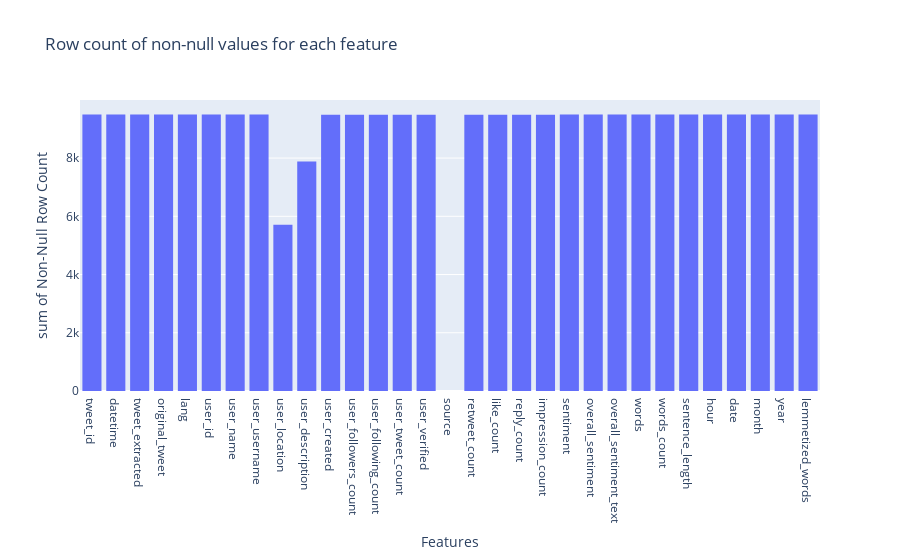
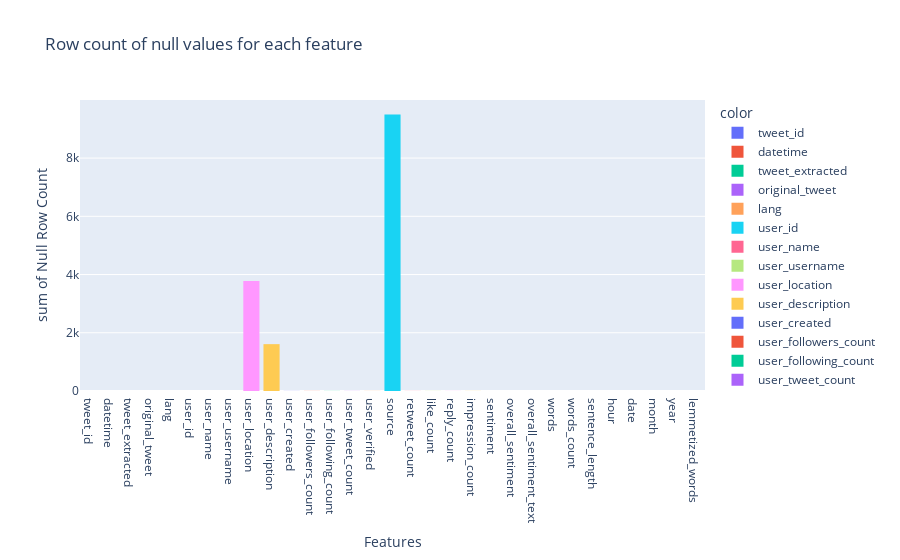
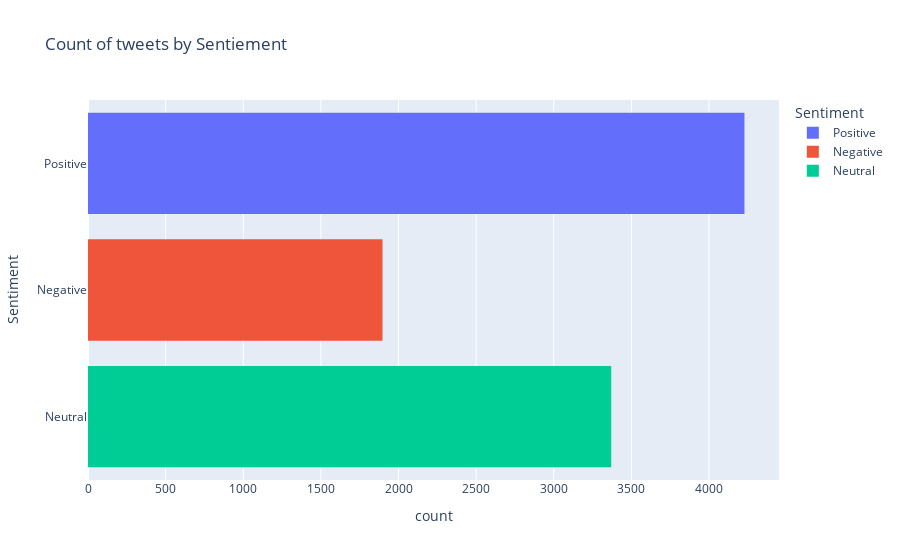

The notebook cell these images were saved under, in order:
### Code cell
# Row counts
features = data.columns
row_counts = [data[feat].count() for feat in features]
barplot = sns.barplot(x=features, y=row_counts)
plt.setp(barplot.get_xticklabels(), rotation=90)
barplot.set(xlabel='Features', ylabel='Non-Null Row Count', title='Row count of non-null values for each feature')
plt.show(barplot)

hist1 = px.histogram(x=features, y=row_counts, title='Row count of non-null values for each feature'
                     , labels={'x': 'Features', 'y': 'Non-Null Row Count'}
                     )
hist1.show()

count_na = [data[feat].isna().sum() for feat in features]
barplot2 = sns.barplot(x=features, y=count_na)
plt.setp(barplot2.get_xticklabels(), rotation=90)
barplot2.set(xlabel='Features', ylabel='Null Row Count', title='Row count of null values for each feature')
plt.show(barplot2)

hist2 = px.histogram(x=features, y=count_na, title='Row count of null values for each feature'
                     , labels={'x': 'Features', 'y': 'Null Row Count'}
                     , color=features
                     )
hist2.show()

barplot3 = sns.barplot(y=data['overall_sentiment_text'].unique(), x=data['overall_sentiment_text'].value_counts())
barplot3.set(ylabel='Sentiment', xlabel='Row Count', title='Count of tweets by Sentiement')
plt.show(barplot3)

hist3 = px.histogram(data_frame=data, y='overall_sentiment_text'
                     , title='Count of tweets by Sentiement'
                     , labels={'overall_sentiment_text': 'Sentiment'}
                     , color='overall_sentiment_text')
hist3.show()

### Figure 1 — Plotly figure (JSON) as saved in the notebook; plotly's stock layout.template omitted (floating-point values rounded to 4 significant figures)
{"data": [{"alignmentgroup": "True", "bingroup": "x", "histfunc": "sum", "hovertemplate": "Features=%{x}<br>sum of Non-Null Row Count=%{y}<extra></extra>", "legendgroup": "", "marker": {"color": "#636efa", "pattern": {"shape": ""}}, "name": "", "offsetgroup": "", "orientation": "v", "showlegend": false, "type": "histogram", "x": ["tweet_id", "datetime", "tweet_extracted", "original_tweet", "lang", "user_id", "user_name", "user_username", "user_location", "user_description", "user_created", "user_followers_count", "user_following_count", "user_tweet_count", "user_verified", "source", "retweet_count", "like_count", "reply_count", "impression_count", "sentiment", "overall_sentiment", "overall_sentiment_text", "words", "words_count", "sentence_length", "hour", "date", "month", "year", "lemmetized_words"], "xaxis": "x", "y": [9495, 9495, 9495, 9495, 9495, 9495, 9495, 9495, 5714, 7886, 9492, 9492, 9492, 9492, 9492, 0, 9492, 9492, 9492, 9492, 9495, 9495, 9495, 9495, 9495, 9495, 9495, 9495, 9495, 9495, 9495], "yaxis": "y"}], "layout": {"barmode": "relative", "legend": {"tracegroupgap": 0}, "title": {"text": "Row count of non-null values for each feature"}, "xaxis": {"anchor": "y", "domain": [0, 1], "title": {"text": "Features"}}, "yaxis": {"anchor": "x", "domain": [0, 1], "title": {"text": "sum of Non-Null Row Count"}}}}

### Figure 2 — Plotly figure (JSON) as saved in the notebook; plotly's stock layout.template omitted (floating-point values rounded to 4 significant figures)
{"data": [{"alignmentgroup": "True", "bingroup": "x", "histfunc": "sum", "hovertemplate": "color=tweet_id<br>Features=%{x}<br>sum of Null Row Count=%{y}<extra></extra>", "legendgroup": "tweet_id", "marker": {"color": "#636efa", "pattern": {"shape": ""}}, "name": "tweet_id", "offsetgroup": "tweet_id", "orientation": "v", "showlegend": true, "type": "histogram", "x": ["tweet_id"], "xaxis": "x", "y": [0], "yaxis": "y"}, {"alignmentgroup": "True", "bingroup": "x", "histfunc": "sum", "hovertemplate": "color=datetime<br>Features=%{x}<br>sum of Null Row Count=%{y}<extra></extra>", "legendgroup": "datetime", "marker": {"color": "#EF553B", "pattern": {"shape": ""}}, "name": "datetime", "offsetgroup": "datetime", "orientation": "v", "showlegend": true, "type": "histogram", "x": ["datetime"], "xaxis": "x", "y": [0], "yaxis": "y"}, {"alignmentgroup": "True", "bingroup": "x", "histfunc": "sum", "hovertemplate": "color=tweet_extracted<br>Features=%{x}<br>sum of Null Row Count=%{y}<extra></extra>", "legendgroup": "tweet_extracted", "marker": {"color": "#00cc96", "pattern": {"shape": ""}}, "name": "tweet_extracted", "offsetgroup": "tweet_extracted", "orientation": "v", "showlegend": true, "type": "histogram", "x": ["tweet_extracted"], "xaxis": "x", "y": [0], "yaxis": "y"}, {"alignmentgroup": "True", "bingroup": "x", "histfunc": "sum", "hovertemplate": "color=original_tweet<br>Features=%{x}<br>sum of Null Row Count=%{y}<extra></extra>", "legendgroup": "original_tweet", "marker": {"color": "#ab63fa", "pattern": {"shape": ""}}, "name": "original_tweet", "offsetgroup": "original_tweet", "orientation": "v", "showlegend": true, "type": "histogram", "x": ["original_tweet"], "xaxis": "x", "y": [0], "yaxis": "y"}, {"alignmentgroup": "True", "bingroup": "x", "histfunc": "sum", "hovertemplate": "color=lang<br>Features=%{x}<br>sum of Null Row Count=%{y}<extra></extra>", "legendgroup": "lang", "marker": {"color": "#FFA15A", "pattern": {"shape": ""}}, "name": "lang", "offsetgroup": "lang", "orientation": "v", "showlegend": true, "type": "histogram", "x": ["lang"], "xaxis": "x", "y": [0], "yaxis": "y"}, {"alignmentgroup": "True", "bingroup": "x", "histfunc": "sum", "hovertemplate": "color=user_id<br>Features=%{x}<br>sum of Null Row Count=%{y}<extra></extra>", "legendgroup": "user_id", "marker": {"color": "#19d3f3", "pattern": {"shape": ""}}, "name": "user_id", "offsetgroup": "user_id", "orientation": "v", "showlegend": true, "type": "histogram", "x": ["user_id"], "xaxis": "x", "y": [0], "yaxis": "y"}, {"alignmentgroup": "True", "bingroup": "x", "histfunc": "sum", "hovertemplate": "color=user_name<br>Features=%{x}<br>sum of Null Row Count=%{y}<extra></extra>", "legendgroup": "user_name", "marker": {"color": "#FF6692", "pattern": {"shape": ""}}, "name": "user_name", "offsetgroup": "user_name", "orientation": "v", "showlegend": true, "type": "histogram", "x": ["user_name"], "xaxis": "x", "y": [0], "yaxis": "y"}, {"alignmentgroup": "True", "bingroup": "x", "histfunc": "sum", "hovertemplate": "color=user_username<br>Features=%{x}<br>sum of Null Row Count=%{y}<extra></extra>", "legendgroup": "user_username", "marker": {"color": "#B6E880", "pattern": {"shape": ""}}, "name": "user_username", "offsetgroup": "user_username", "orientation": "v", "showlegend": true, "type": "histogram", "x": ["user_username"], "xaxis": "x", "y": [0], "yaxis": "y"}, {"alignmentgroup": "True", "bingroup": "x", "histfunc": "sum", "hovertemplate": "color=user_location<br>Features=%{x}<br>sum of Null Row Count=%{y}<extra></extra>", "legendgroup": "user_location", "marker": {"color": "#FF97FF", "pattern": {"shape": ""}}, "name": "user_location", "offsetgroup": "user_location", "orientation": "v", "showlegend": true, "type": "histogram", "x": ["user_location"], "xaxis": "x", "y": [3781], "yaxis": "y"}, {"alignmentgroup": "True", "bingroup": "x", "histfunc": "sum", "hovertemplate": "color=user_description<br>Features=%{x}<br>sum of Null Row Count=%{y}<extra></extra>", "legendgroup": "user_description", "marker": {"color": "#FECB52", "pattern": {"shape": ""}}, "name": "user_description", "offsetgroup": "user_description", "orientation": "v", "showlegend": true, "type": "histogram", "x": ["user_description"], "xaxis": "x", "y": [1609], "yaxis": "y"}, {"alignmentgroup": "True", "bingroup": "x", "histfunc": "sum", "hovertemplate": "color=user_created<br>Features=%{x}<br>sum of Null Row Count=%{y}<extra></extra>", "legendgroup": "user_created", "marker": {"color": "#636efa", "pattern": {"shape": ""}}, "name": "user_created", "offsetgroup": "user_created", "orientation": "v", "showlegend": true, "type": "histogram", "x": ["user_created"], "xaxis": "x", "y": [3], "yaxis": "y"}, {"alignmentgroup": "True", "bingroup": "x", "histfunc": "sum", "hovertemplate": "color=user_followers_count<br>Features=%{x}<br>sum of Null Row Count=%{y}<extra></extra>", "legendgroup": "user_followers_count", "marker": {"color": "#EF553B", "pattern": {"shape": ""}}, "name": "user_followers_count", "offsetgroup": "user_followers_count", "orientation": "v", "showlegend": true, "type": "histogram", "x": ["user_followers_count"], "xaxis": "x", "y": [3], "yaxis": "y"}, {"alignmentgroup": "True", "bingroup": "x", "histfunc": "sum", "hovertemplate": "color=user_following_count<br>Features=%{x}<br>sum of Null Row Count=%{y}<extra></extra>", "legendgroup": "user_following_count", "marker": {"color": "#00cc96", "pattern": {"shape": ""}}, "name": "user_following_count", "offsetgroup": "user_following_count", "orientation": "v", "showlegend": true, "type": "histogram", "x": ["user_following_count"], "xaxis": "x", "y": [3], "yaxis": "y"}, {"alignmentgroup": "True", "bingroup": "x", "histfunc": "sum", "hovertemplate": "color=user_tweet_count<br>Features=%{x}<br>sum of Null Row Count=%{y}<extra></extra>", "legendgroup": "user_tweet_count", "marker": {"color": "#ab63fa", "pattern": {"shape": ""}}, "name": "user_tweet_count", "offsetgroup": "user_tweet_count", "orientation": "v", "showlegend": true, "type": "histogram", "x": ["user_tweet_count"], "xaxis": "x", "y": [3], "yaxis": "y"}, {"alignmentgroup": "True", "bingroup": "x", "histfunc": "sum", "hovertemplate": "color=user_verified<br>Features=%{x}<br>sum of Null Row Count=%{y}<extra></extra>", "legendgroup": "user_verified", "marker": {"color": "#FFA15A", "pattern": {"shape": ""}}, "name": "user_verified", "offsetgroup": "user_verified", "orientation": "v", "showlegend": true, "type": "histogram", "x": ["user_verified"], "xaxis": "x", "y": [3], "yaxis": "y"}, {"alignmentgroup": "True", "bingroup": "x", "histfunc": "sum", "hovertemplate": "color=source<br>Features=%{x}<br>sum of Null Row Count=%{y}<extra></extra>", "legendgroup": "source", "marker": {"color": "#19d3f3", "pattern": {"shape": ""}}, "name": "source", "offsetgroup": "source", "orientation": "v", "showlegend": true, "type": "histogram", "x": ["source"], "xaxis": "x", "y": [9495], "yaxis": "y"}, {"alignmentgroup": "True", "bingroup": "x", "histfunc": "sum", "hovertemplate": "color=retweet_count<br>Features=%{x}<br>sum of Null Row Count=%{y}<extra></extra>", "legendgroup": "retweet_count", "marker": {"color": "#FF6692", "pattern": {"shape": ""}}, "name": "retweet_count", "offsetgroup": "retweet_count", "orientation": "v", "showlegend": true, "type": "histogram", "x": ["retweet_count"], "xaxis": "x", "y": [3], "yaxis": "y"}, {"alignmentgroup": "True", "bingroup": "x", "histfunc": "sum", "hovertemplate": "color=like_count<br>Features=%{x}<br>sum of Null Row Count=%{y}<extra></extra>", "legendgroup": "like_count", "marker": {"color": "#B6E880", "pattern": {"shape": ""}}, "name": "like_count", "offsetgroup": "like_count", "orientation": "v", "showlegend": true, "type": "histogram", "x": ["like_count"], "xaxis": "x", "y": [3], "yaxis": "y"}, {"alignmentgroup": "True", "bingroup": "x", "histfunc": "sum", "hovertemplate": "color=reply_count<br>Features=%{x}<br>sum of Null Row Count=%{y}<extra></extra>", "legendgroup": "reply_count", "marker": {"color": "#FF97FF", "pattern": {"shape": ""}}, "name": "reply_count", "offsetgroup": "reply_count", "orientation": "v", "showlegend": true, "type": "histogram", "x": ["reply_count"], "xaxis": "x", "y": [3], "yaxis": "y"}, {"alignmentgroup": "True", "bingroup": "x", "histfunc": "sum", "hovertemplate": "color=impression_count<br>Features=%{x}<br>sum of Null Row Count=%{y}<extra></extra>", "legendgroup": "impression_count", "marker": {"color": "#FECB52", "pattern": {"shape": ""}}, "name": "impression_count", "offsetgroup": "impression_count", "orientation": "v", "showlegend": true, "type": "histogram", "x": ["impression_count"], "xaxis": "x", "y": [3], "yaxis": "y"}, {"alignmentgroup": "True", "bingroup": "x", "histfunc": "sum", "hovertemplate": "color=sentiment<br>Features=%{x}<br>sum of Null Row Count=%{y}<extra></extra>", "legendgroup": "sentiment", "marker": {"color": "#636efa", "pattern": {"shape": ""}}, "name": "sentiment", "offsetgroup": "sentiment", "orientation": "v", "showlegend": true, "type": "histogram", "x": ["sentiment"], "xaxis": "x", "y": [0], "yaxis": "y"}, {"alignmentgroup": "True", "bingroup": "x", "histfunc": "sum", "hovertemplate": "color=overall_sentiment<br>Features=%{x}<br>sum of Null Row Count=%{y}<extra></extra>", "legendgroup": "overall_sentiment", "marker": {"color": "#EF553B", "pattern": {"shape": ""}}, "name": "overall_sentiment", "offsetgroup": "overall_sentiment", "orientation": "v", "showlegend": true, "type": "histogram", "x": ["overall_sentiment"], "xaxis": "x", "y": [0], "yaxis": "y"}, {"alignmentgroup": "True", "bingroup": "x", "histfunc": "sum", "hovertemplate": "color=overall_sentiment_text<br>Features=%{x}<br>sum of Null Row Count=%{y}<extra></extra>", "legendgroup": "overall_sentiment_text", "marker": {"color": "#00cc96", "pattern": {"shape": ""}}, "name": "overall_sentiment_text", "offsetgroup": "overall_sentiment_text", "orientation": "v", "showlegend": true, "type": "histogram", "x": ["overall_sentiment_text"], "xaxis": "x", "y": [0], "yaxis": "y"}, {"alignmentgroup": "True", "bingroup": "x", "histfunc": "sum", "hovertemplate": "color=words<br>Features=%{x}<br>sum of Null Row Count=%{y}<extra></extra>", "legendgroup": "words", "marker": {"color": "#ab63fa", "pattern": {"shape": ""}}, "name": "words", "offsetgroup": "words", "orientation": "v", "showlegend": true, "type": "histogram", "x": ["words"], "xaxis": "x", "y": [0], "yaxis": "y"}, {"alignmentgroup": "True", "bingroup": "x", "histfunc": "sum", "hovertemplate": "color=words_count<br>Features=%{x}<br>sum of Null Row Count=%{y}<extra></extra>", "legendgroup": "words_count", "marker": {"color": "#FFA15A", "pattern": {"shape": ""}}, "name": "words_count", "offsetgroup": "words_count", "orientation": "v", "showlegend": true, "type": "histogram", "x": ["words_count"], "xaxis": "x", "y": [0], "yaxis": "y"}, {"alignmentgroup": "True", "bingroup": "x", "histfunc": "sum", "hovertemplate": "color=sentence_length<br>Features=%{x}<br>sum of Null Row Count=%{y}<extra></extra>", "legendgroup": "sentence_length", "marker": {"color": "#19d3f3", "pattern": {"shape": ""}}, "name": "sentence_length", "offsetgroup": "sentence_length", "orientation": "v", "showlegend": true, "type": "histogram", "x": ["sentence_length"], "xaxis": "x", "y": [0], "yaxis": "y"}, {"alignmentgroup": "True", "bingroup": "x", "histfunc": "sum", "hovertemplate": "color=hour<br>Features=%{x}<br>sum of Null Row Count=%{y}<extra></extra>", "legendgroup": "hour", "marker": {"color": "#FF6692", "pattern": {"shape": ""}}, "name": "hour", "offsetgroup": "hour", "orientation": "v", "showlegend": true, "type": "histogram", "x": ["hour"], "xaxis": "x", "y": [0], "yaxis": "y"}, {"alignmentgroup": "True", "bingroup": "x", "histfunc": "sum", "hovertemplate": "color=date<br>Features=%{x}<br>sum of Null Row Count=%{y}<extra></extra>", "legendgroup": "date", "marker": {"color": "#B6E880", "pattern": {"shape": ""}}, "name": "date", "offsetgroup": "date", "orientation": "v", "showlegend": true, "type": "histogram", "x": ["date"], "xaxis": "x", "y": [0], "yaxis": "y"}, {"alignmentgroup": "True", "bingroup": "x", "histfunc": "sum", "hovertemplate": "color=month<br>Features=%{x}<br>sum of Null Row Count=%{y}<extra></extra>", "legendgroup": "month", "marker": {"color": "#FF97FF", "pattern": {"shape": ""}}, "name": "month", "offsetgroup": "month", "orientation": "v", "showlegend": true, "type": "histogram", "x": ["month"], "xaxis": "x", "y": [0], "yaxis": "y"}, {"alignmentgroup": "True", "bingroup": "x", "histfunc": "sum", "hovertemplate": "color=year<br>Features=%{x}<br>sum of Null Row Count=%{y}<extra></extra>", "legendgroup": "year", "marker": {"color": "#FECB52", "pattern": {"shape": ""}}, "name": "year", "offsetgroup": "year", "orientation": "v", "showlegend": true, "type": "histogram", "x": ["year"], "xaxis": "x", "y": [0], "yaxis": "y"}, {"alignmentgroup": "True", "bingroup": "x", "histfunc": "sum", "hovertemplate": "color=lemmetized_words<br>Features=%{x}<br>sum of Null Row Count=%{y}<extra></extra>", "legendgroup": "lemmetized_words", "marker": {"color": "#636efa", "pattern": {"shape": ""}}, "name": "lemmetized_words", "offsetgroup": "lemmetized_words", "orientation": "v", "showlegend": true, "type": "histogram", "x": ["lemmetized_words"], "xaxis": "x", "y": [0], "yaxis": "y"}], "layout": {"barmode": "relative", "legend": {"title": {"text": "color"}, "tracegroupgap": 0}, "title": {"text": "Row count of null values for each feature"}, "xaxis": {"anchor": "y", "domain": [0, 1], "title": {"text": "Features"}}, "yaxis": {"anchor": "x", "domain": [0, 1], "title": {"text": "sum of Null Row Count"}}}}

### Figure 3 — Plotly figure (JSON) as saved in the notebook; plotly's stock layout.template omitted (floating-point values rounded to 4 significant figures; data arrays with more than 128 entries replaced by an {"elided": "..."} marker saying what was removed)
{"data": [{"alignmentgroup": "True", "bingroup": "y", "hovertemplate": "Sentiment=%{y}<br>count=%{x}<extra></extra>", "legendgroup": "Positive", "marker": {"color": "#636efa", "pattern": {"shape": ""}}, "name": "Positive", "offsetgroup": "Positive", "orientation": "h", "showlegend": true, "type": "histogram", "xaxis": "x", "y": {"elided": "4228 str values"}, "yaxis": "y"}, {"alignmentgroup": "True", "bingroup": "y", "hovertemplate": "Sentiment=%{y}<br>count=%{x}<extra></extra>", "legendgroup": "Negative", "marker": {"color": "#EF553B", "pattern": {"shape": ""}}, "name": "Negative", "offsetgroup": "Negative", "orientation": "h", "showlegend": true, "type": "histogram", "xaxis": "x", "y": {"elided": "1897 str values"}, "yaxis": "y"}, {"alignmentgroup": "True", "bingroup": "y", "hovertemplate": "Sentiment=%{y}<br>count=%{x}<extra></extra>", "legendgroup": "Neutral", "marker": {"color": "#00cc96", "pattern": {"shape": ""}}, "name": "Neutral", "offsetgroup": "Neutral", "orientation": "h", "showlegend": true, "type": "histogram", "xaxis": "x", "y": {"elided": "3370 str values"}, "yaxis": "y"}], "layout": {"barmode": "relative", "legend": {"title": {"text": "Sentiment"}, "tracegroupgap": 0}, "title": {"text": "Count of tweets by Sentiement"}, "xaxis": {"anchor": "y", "domain": [0, 1], "title": {"text": "count"}}, "yaxis": {"anchor": "x", "categoryarray": ["Neutral", "Negative", "Positive"], "categoryorder": "array", "domain": [0, 1], "title": {"text": "Sentiment"}}}}
